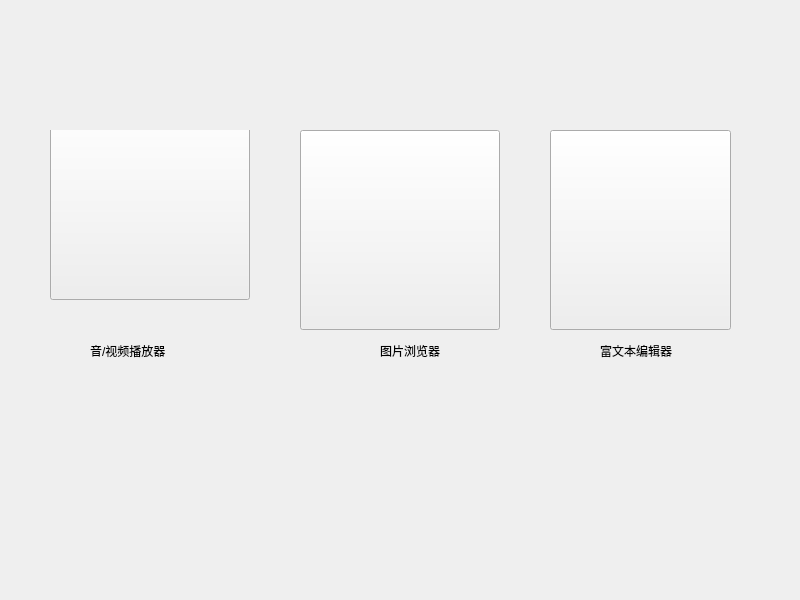
<?xml version="1.0" encoding="UTF-8"?>
<ui version="4.0">
 <class>menu</class>
 <widget class="QWidget" name="menu">
  <property name="geometry">
   <rect>
    <x>0</x>
    <y>0</y>
    <width>800</width>
    <height>600</height>
   </rect>
  </property>
  <property name="windowTitle">
   <string>menu</string>
  </property>
  <property name="autoFillBackground">
   <bool>true</bool>
  </property>
  <property name="styleSheet">
   <string notr="true"/>
  </property>
  <widget class="QWidget" name="widget" native="true">
   <property name="geometry">
    <rect>
     <x>50</x>
     <y>130</y>
     <width>200</width>
     <height>300</height>
    </rect>
   </property>
   <widget class="QPushButton" name="videoButton">
    <property name="geometry">
     <rect>
      <x>0</x>
      <y>-30</y>
      <width>200</width>
      <height>200</height>
     </rect>
    </property>
    <property name="text">
     <string/>
    </property>
    <property name="icon">
     <iconset resource="icon.qrc">
      <normaloff>:/icon/video_icon.jpg</normaloff>:/icon/video_icon.jpg</iconset>
    </property>
    <property name="iconSize">
     <size>
      <width>200</width>
      <height>200</height>
     </size>
    </property>
   </widget>
   <widget class="QLabel" name="label">
    <property name="geometry">
     <rect>
      <x>40</x>
      <y>210</y>
      <width>141</width>
      <height>21</height>
     </rect>
    </property>
    <property name="text">
     <string>音/视频播放器</string>
    </property>
    <property name="textFormat">
     <enum>Qt::AutoText</enum>
    </property>
   </widget>
  </widget>
  <widget class="QWidget" name="widget_2" native="true">
   <property name="geometry">
    <rect>
     <x>300</x>
     <y>110</y>
     <width>200</width>
     <height>271</height>
    </rect>
   </property>
   <widget class="QLabel" name="label_2">
    <property name="geometry">
     <rect>
      <x>80</x>
      <y>230</y>
      <width>91</width>
      <height>21</height>
     </rect>
    </property>
    <property name="text">
     <string>图片浏览器</string>
    </property>
   </widget>
   <widget class="QPushButton" name="pushButton">
    <property name="geometry">
     <rect>
      <x>0</x>
      <y>20</y>
      <width>200</width>
      <height>200</height>
     </rect>
    </property>
    <property name="text">
     <string/>
    </property>
    <property name="icon">
     <iconset resource="icon.qrc">
      <normaloff>:/icon/imageViewer.jpg</normaloff>:/icon/imageViewer.jpg</iconset>
    </property>
    <property name="iconSize">
     <size>
      <width>200</width>
      <height>200</height>
     </size>
    </property>
   </widget>
  </widget>
  <widget class="QWidget" name="widget_3" native="true">
   <property name="geometry">
    <rect>
     <x>550</x>
     <y>130</y>
     <width>200</width>
     <height>300</height>
    </rect>
   </property>
   <widget class="QLabel" name="label_3">
    <property name="geometry">
     <rect>
      <x>50</x>
      <y>210</y>
      <width>111</width>
      <height>21</height>
     </rect>
    </property>
    <property name="text">
     <string>富文本编辑器</string>
    </property>
   </widget>
   <widget class="QPushButton" name="pushButton_2">
    <property name="geometry">
     <rect>
      <x>0</x>
      <y>0</y>
      <width>181</width>
      <height>200</height>
     </rect>
    </property>
    <property name="text">
     <string/>
    </property>
    <property name="icon">
     <iconset resource="icon.qrc">
      <normaloff>:/icon/texteditor_78423.png</normaloff>:/icon/texteditor_78423.png</iconset>
    </property>
    <property name="iconSize">
     <size>
      <width>200</width>
      <height>200</height>
     </size>
    </property>
   </widget>
  </widget>
  <widget class="QWidget" name="widget_4" native="true">
   <property name="geometry">
    <rect>
     <x>0</x>
     <y>0</y>
     <width>791</width>
     <height>591</height>
    </rect>
   </property>
   <property name="autoFillBackground">
    <bool>true</bool>
   </property>
   <property name="styleSheet">
    <string notr="true">background-image: url(:/icon/background.png);</string>
   </property>
  </widget>
  <zorder>widget_4</zorder>
  <zorder>widget</zorder>
  <zorder>widget_2</zorder>
  <zorder>widget_3</zorder>
 </widget>
 <resources>
  <include location="icon.qrc"/>
 </resources>
 <connections/>
</ui>
